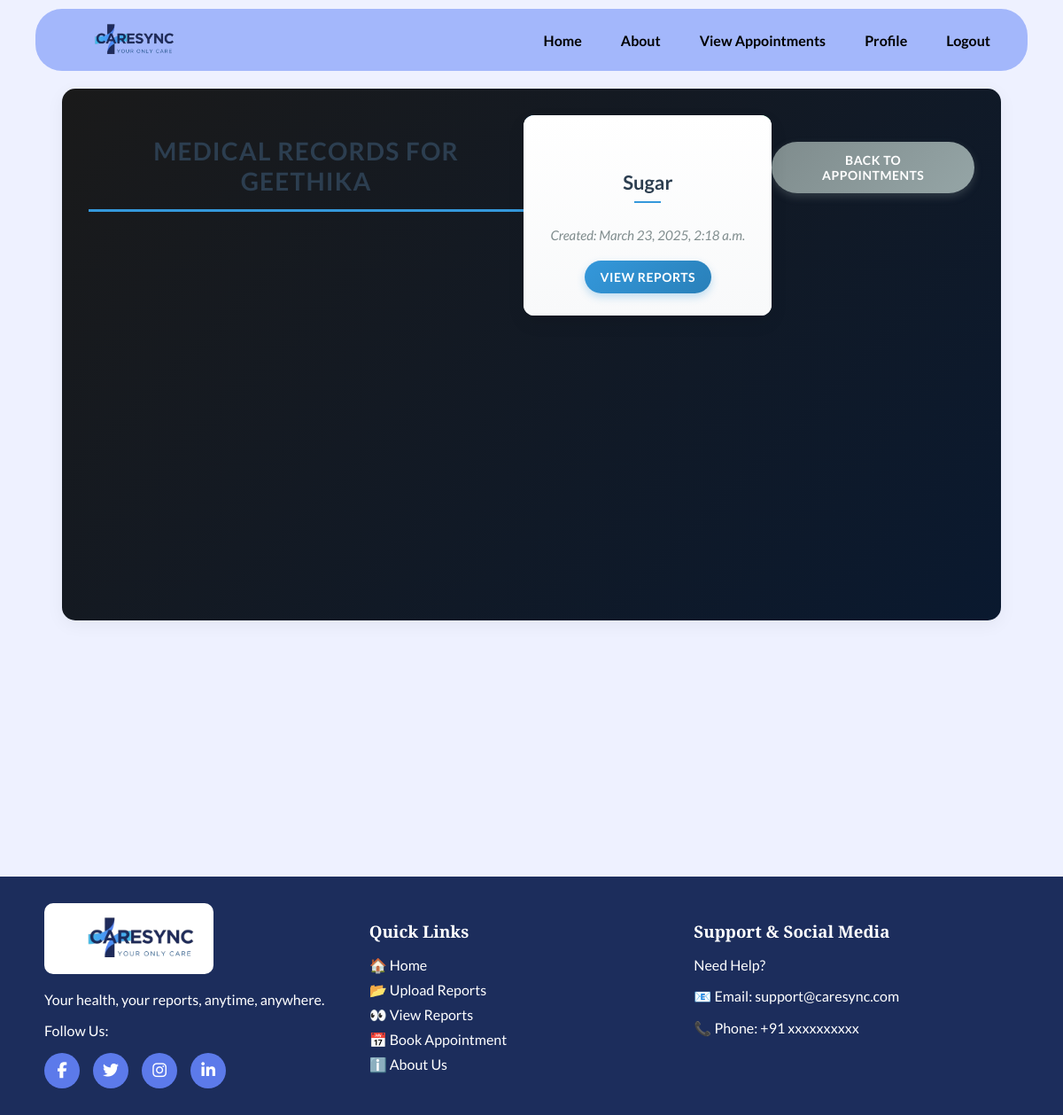
/doctor/patient/2/folders/ (signed in), run on an earlier commit of the app's database.
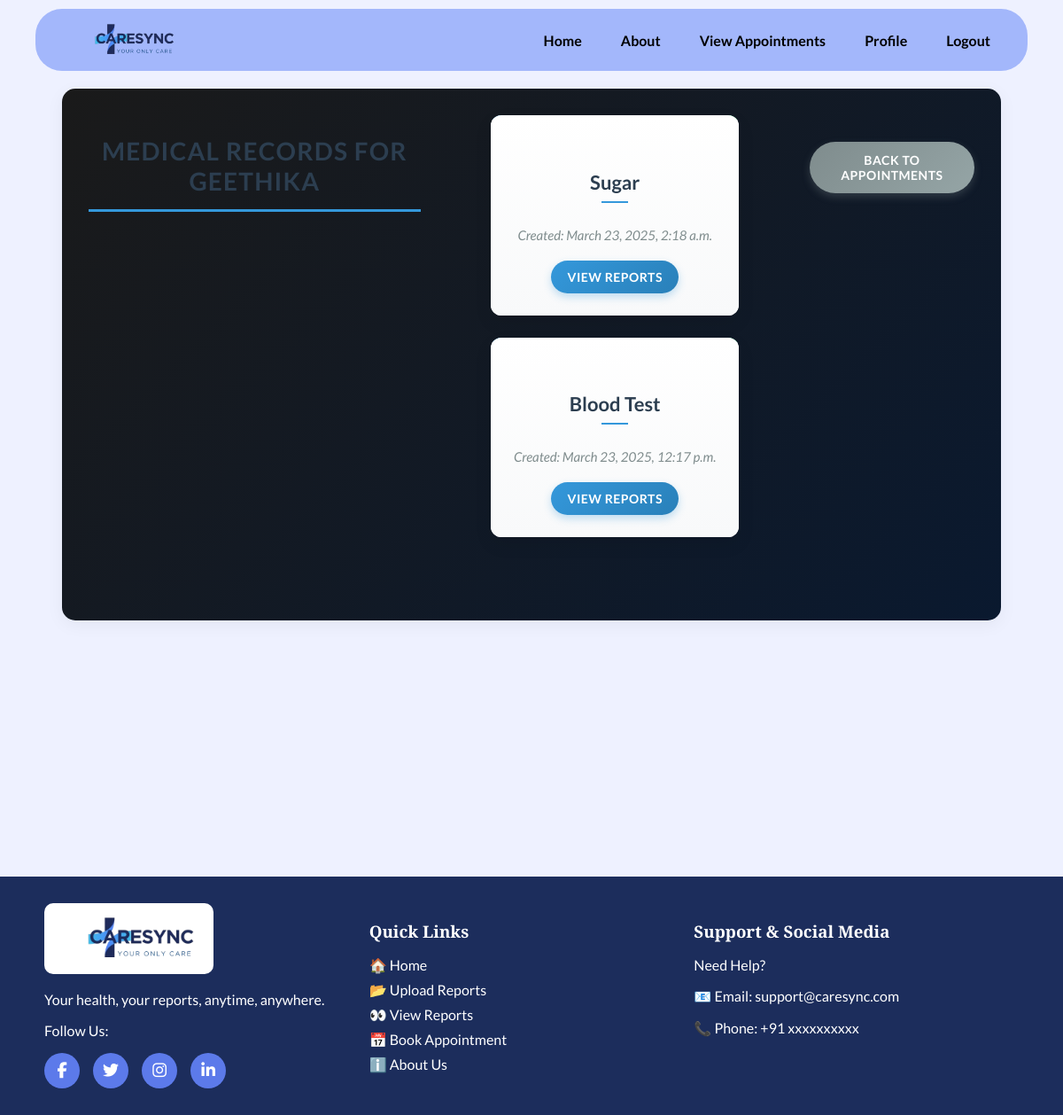
And on a later commit of the database.
### reports/models.py (models this page shows, shortened)
class ReportFolder(models.Model):
    name = models.CharField(max_length=100)
    user = models.ForeignKey(CustomUser, on_delete=models.CASCADE, related_name='folders')
    created_at = models.DateTimeField(default=timezone.now)
    class Meta:
        unique_together = ['name', 'user']

### doctor/views.py (the view)
# urls.py: path('patient/<int:patient_id>/folders/', doctor_view_patient_folders, name='doctor_view_patient_folders'),
@login_required
def doctor_view_patient_folders(request, patient_id):
    if not hasattr(request.user, 'doctor'):
        return redirect('home')
    patient = get_object_or_404(User, id=patient_id)
    doctor_instance = request.user.doctor
    has_appointment = Booking.objects.filter(
        doctor=doctor_instance,
        user=patient
    ).exists()
    if not has_appointment:
        messages.error(request, "You don't have permission to view this patient's records.")
        return redirect('view_appointments')
    folders = ReportFolder.objects.filter(user=patient)
    return render(request, 'doctor_patient_folders.html', {
        'patient': patient,
        'folders': folders
    })

### doctor/templates/doctor_patient_folders.html (shortened to what this page needs)
{% extends 'base.html' %}
{% block content %}
<div class="container">
    <h2>Medical Records for {{ patient.username }}</h2>
    {% if folders %}
        <div class="row">
            {% for folder in folders %}
                <div class="col-md-4 mb-4">
                    <div class="card">
                        <div class="card-body">
                            <h5 class="card-title">{{ folder.name }}</h5>
                            <p class="card-text">Created: {{ folder.created_at }}</p>
                            <a href="{% url 'doctor_view_folder_reports' folder_id=folder.id %}" class="btn btn-primary">
                                View Reports
                            </a>
                        </div>
                    </div>
                </div>
            {% endfor %}
        </div>
    {% else %}
        <div class="alert alert-info">
            This patient has not created any medical record folders yet.
        </div>
    {% endif %}
    <a href="{% url 'view_appointments' %}" class="btn btn-secondary mt-3">Back to Appointments</a>
</div>
{% endblock %}

What changed in the data, as far as the page shows it:
added ReportFolder: name "Blood Test", created_at "March 23, 2025, 12:17 p.m."
